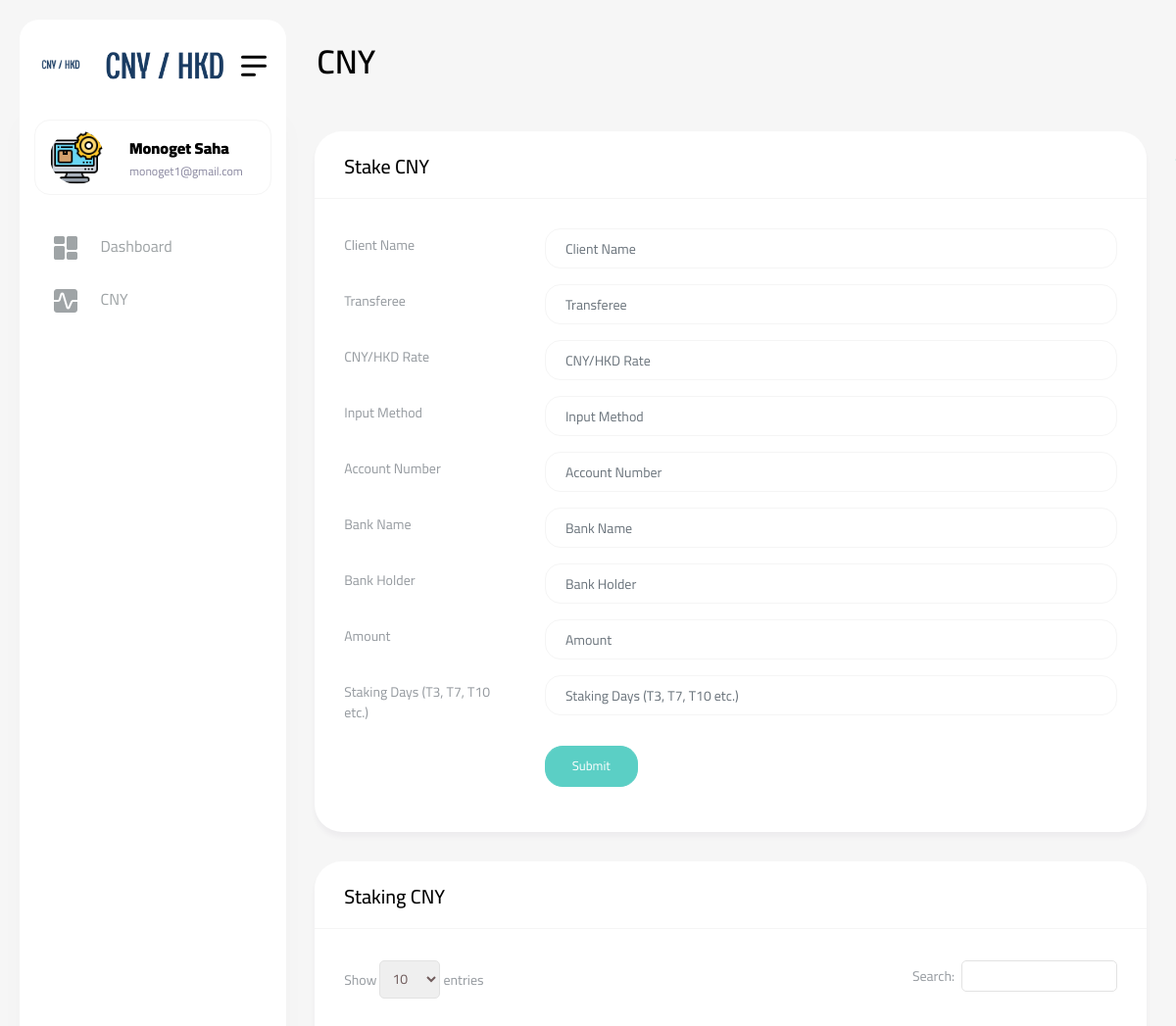
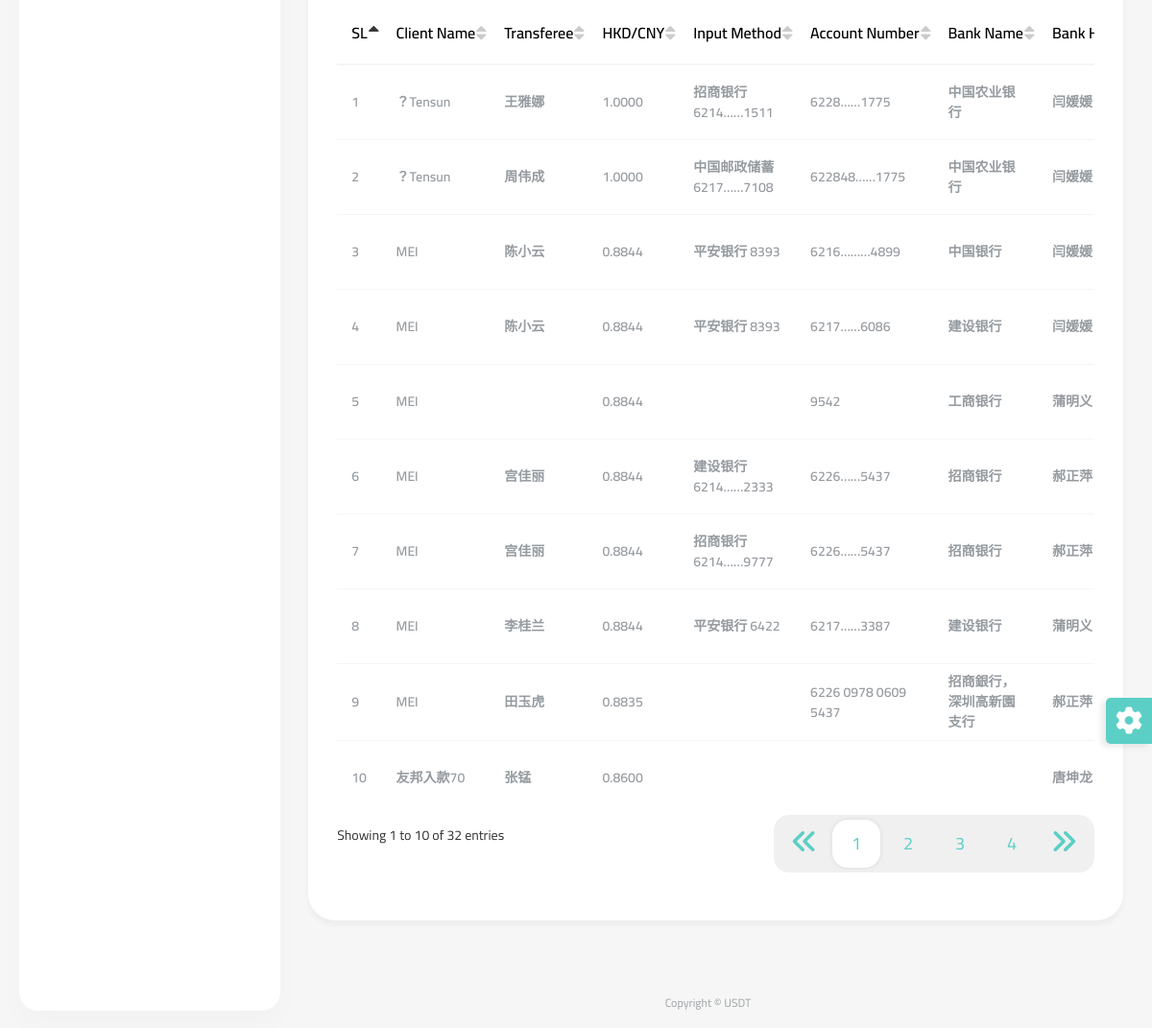
/staking-usdt.php (signed in), run on the app's committed database (2 pictures, top to bottom).
### tables this page shows
CREATE TABLE `deposit_cny` (
  `id` int(11) NOT NULL,
  `client_name` varchar(250) NOT NULL,
  `conversion_rate` double(10,4) NOT NULL,
  `input_method` varchar(100) NOT NULL,
  `account_number` varchar(50) NOT NULL,
  `bank_name` varchar(250) NOT NULL,
  `bank_holder` varchar(100) NOT NULL,
  `amount` double(15,4) NOT NULL,
  `w_amount` double(15,4) NOT NULL,
  `staking_days` int(11) NOT NULL,
  `transferee` varchar(150) NOT NULL,
  `status` varchar(20) NOT NULL DEFAULT 'Pending',
  `inserted_at` datetime NOT NULL,
  `updated_at` timestamp NOT NULL DEFAULT current_timestamp() ON UPDATE current_timestamp()
);

### staking-usdt.php (the view, shortened to what the rows shown need)
<?php
require_once("include/dbController.php");
$db_handle = new DBController();
?>
<!DOCTYPE html>
<html lang="en">
<head>
    <?php require_once('include/css.php'); ?>
</head>
<body>
<div id="main-wrapper">
    <?php require_once('include/navbar.php'); ?>
    <div class="content-body">
        <div class="container-fluid">
            <div class="row invoice-card-row">
                <?php if (isset($_GET['depositId'])) { ?>
                    <div class="col-12">
                        <div class="card">
                            <div class="card-header">
                                <h4 class="card-title">Update Staking CNY</h4>
                            </div>
                            <div class="card-body">
                                <div class="basic-form">
                                    <form method="post" action="Update">
                                        <?php $data = $db_handle->runQuery("SELECT * FROM deposit_cny where id={$_GET['depositId']}"); ?>
                                        <input type="hidden" value="<?php echo $data[0]["id"]; ?>" name="id" required>
                                        <div class="mb-3 row">
                                            <label class="col-sm-3 col-form-label">Client Name</label>
                                            <div class="col-sm-9">
                                                <input type="text" class="form-control" name="client_name"
                                                       placeholder="Client Name"
                                                       value="<?php echo $data[0]["client_name"]; ?>" required>
                                            </div>
                                        </div>
                                        <div class="mb-3 row">
                                            <label class="col-sm-3 col-form-label">Transferee</label>
                                            <div class="col-sm-9">
                                                <input type="text" class="form-control" name="transferee"
                                                       value="<?php echo $data[0]["transferee"]; ?>"
                                                       placeholder="Transferee">
                                            </div>
                                        </div>
                                        <div class="mb-3 row">
                                            <label class="col-sm-3 col-form-label">CNY/HKD Rate</label>
                                            <div class="col-sm-9">
                                                <input type="text" class="form-control" name="conversion_rate"
                                                       placeholder="CNY/HKD Rate"
                                                       value="<?php echo $data[0]["conversion_rate"]; ?>" required>
                                            </div>
                                        </div>
                                        <div class="mb-3 row">
                                            <label class="col-sm-3 col-form-label">Input Method</label>
                                            <div class="col-sm-9">
                                                <input type="text" class="form-control" name="input_method"
                                                       value="<?php echo $data[0]["input_method"]; ?>"
                                                       placeholder="Input Method">
                                            </div>
                                        </div>
                                        <div class="mb-3 row">
                                            <label class="col-sm-3 col-form-label">Account Number</label>
                                            <div class="col-sm-9">
                                                <input type="text" class="form-control" name="account_number"
                                                       value="<?php echo $data[0]["account_number"]; ?>"
                                                       placeholder="Account Number">
                                            </div>
                                        </div>
                                        <div class="mb-3 row">
                                            <label class="col-sm-3 col-form-label">Bank Name</label>
                                            <div class="col-sm-9">
                                                <input type="text" class="form-control" name="bank_name"
                                                       value="<?php echo $data[0]["bank_name"]; ?>"
                                                       placeholder="Bank Name">
                                            </div>
                                        </div>
                                        <div class="mb-3 row">
                                            <label class="col-sm-3 col-form-label">Bank Holder</label>
                                            <div class="col-sm-9">
                                                <input type="text" class="form-control" name="bank_holder"
                                                       value="<?php echo $data[0]["bank_holder"]; ?>"
                                                       placeholder="Bank Holder">
                                            </div>
                                        </div>
                                        <div class="mb-3 row">
                                            <label class="col-sm-3 col-form-label">Amount</label>
                                            <div class="col-sm-9">
                                                <input type="text" class="form-control" name="amount"
                                                       value="<?php echo $data[0]["amount"]; ?>"
                                                       placeholder="Amount">
                                            </div>
                                        </div>
                                        <div class="mb-3 row">
                                            <label class="col-sm-3 col-form-label">Status</label>
                                            <div class="col-sm-9">
                                                <select class="default-select  form-control wide" name="status"
                                                        required>
                                                    <option value="Pending" <?php echo ($data[0]["status"] == 'Pending') ? "selected" : ""; ?>>
                                                        Pending
                                                    </option>
                                                    <option value="Withdraw" <?php echo ($data[0]["status"] == 'Approve') ? "selected" : ""; ?>>
                                                        Approve
                                                    </option>
                                                </select>
                                            </div>
                                        </div>
                                        <div class="mb-3 row">
                                            <div class="col-sm-6 mx-auto">
                                                <button type="submit" class="btn btn-primary w-25"
                                                        name="updateCNY">Submit
                                                </button>
                                            </div>
                                        </div>
                                    </form>
                                </div>
                            </div>
                        </div>
                    </div>
                <?php } else { ?>
                    <div class="col-12">
                        <div class="card">
                            <div class="card-body">
                                <div class="table-responsive">
                                    <table id="example4" class="display" style="min-width: 845px">
                                        <thead>
                                        <tr>
                                            <th>SL</th>
                                            <th>Client Name</th>
                                            <th>Transferee</th>
                                            <th>HKD/CNY</th>
                                            <th>Input Method</th>
                                            <th>Account Number</th>
                                            <th>Bank Name</th>
                                            <th>Bank Holder</th>
                                        </tr>
                                        </thead>
                                        <tbody>
                                        <?php
                                        $cny_data = $db_handle->runQuery("SELECT * FROM deposit_cny order by id desc");
                                        $row_count = $db_handle->numRows("SELECT * FROM deposit_cny order by id desc");
                                        for ($i = 0; $i < $row_count; $i++) {
                                            ?>
                                            <tr>
                                                <td><?php echo $i + 1; ?></td>
                                                <td><?php echo $cny_data[$i]["client_name"]; ?></td>
                                                <td><?php echo $cny_data[$i]["transferee"]; ?></td>
                                                <td><?php echo $cny_data[$i]["conversion_rate"]; ?></td>
                                                <td><?php echo $cny_data[$i]["input_method"]; ?></td>
                                                <td><?php echo $cny_data[$i]["account_number"]; ?></td>
                                                <td><?php echo $cny_data[$i]["bank_name"]; ?></td>
                                                <td><?php echo $cny_data[$i]["bank_holder"]; ?></td>
                                            </tr>
                                            <?php
                                        }
                                        ?>
                                        </tbody>
                                    </table>
                                </div>
                            </div>
                        </div>
                    </div>
                <?php } ?>
            </div>
        </div>
    </div>
</div>
</body>
</html>

### include/navbar.php (shortened to what the rows shown need)
<div class="dlabnav">
    <div class="dlabnav-scroll">
        <ul class="metismenu" id="menu">
            <li class="dropdown header-profile">
                <a class="nav-link" href="javascript:void(0);" role="button" data-bs-toggle="dropdown">
                    <?php $data = $db_handle->runQuery("SELECT * FROM admin_login where id={$_SESSION['userid']}"); ?>
                    <img src="<?php echo $data[0]["image"]; ?>" width="20" alt=""/>
                    <div class="header-info ms-3">
                        <span class="font-w600 "><b><?php echo $data[0]["name"]; ?></b></span>
                        <small class="text-end font-w400"><?php echo $data[0]["email"]; ?></small>
                    </div>
                </a>
            </li>
        </ul>
    </div>
</div>

### data on the page
deposit_cny: client_name "？Tensun", transferee "王雅娜", conversion_rate "1.0000", input_method "招商银行 6214……1511", account_number "6228……1775", bank_name "中国农业银行", bank_holder "闫媛媛"
deposit_cny: client_name "？Tensun", transferee "周伟成", conversion_rate "1.0000", input_method "中国邮政储蓄 6217……7108", account_number "622848……1775", bank_name "中国农业银行", bank_holder "闫媛媛"
deposit_cny: client_name "MEI", transferee "陈小云", conversion_rate "0.8844", input_method "平安银行 8393", account_number "6216………4899", bank_name "中国银行", bank_holder "闫媛媛"
deposit_cny: client_name "MEI", transferee "陈小云", conversion_rate "0.8844", input_method "平安银行 8393", account_number "6217……6086", bank_name "建设银行", bank_holder "闫媛媛"
deposit_cny: client_name "MEI", conversion_rate "0.8844", account_number "9542", bank_name "工商银行", bank_holder "蒲明义"
deposit_cny: client_name "MEI", transferee "宫佳丽", conversion_rate "0.8844", input_method "建设银行6214……2333", account_number "6226……5437", bank_name "招商银行", bank_holder "郝正萍"
deposit_cny: client_name "MEI", transferee "宫佳丽", conversion_rate "0.8844", input_method "招商银行 6214……9777", account_number "6226……5437", bank_name "招商银行", bank_holder "郝正萍"
deposit_cny: client_name "MEI", transferee "李桂兰", conversion_rate "0.8844", input_method "平安银行 6422", account_number "6217……3387", bank_name "建设银行", bank_holder "蒲明义"
deposit_cny: client_name "MEI", transferee "田玉虎", conversion_rate "0.8835", account_number "6226 0978 0609 5437", bank_name "招商銀行，深圳高新園支行", bank_holder "郝正萍"
deposit_cny: client_name "友邦入款70", transferee "张锰", conversion_rate "0.8600", bank_holder "唐坤龙"

### other printed values
$data[0]["name"] "Monoget Saha"
$data[0]["email"] "monoget1@gmail.com"
